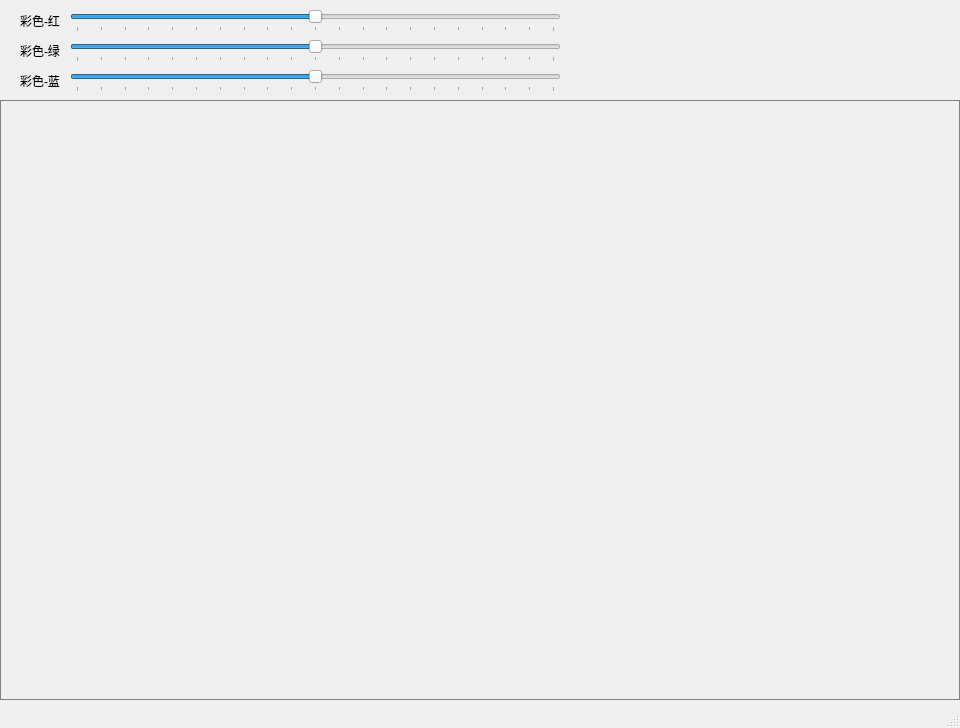
<?xml version="1.0" encoding="UTF-8"?>
<ui version="4.0">
 <class>MainWindow</class>
 <widget class="QMainWindow" name="MainWindow">
  <property name="geometry">
   <rect>
    <x>0</x>
    <y>0</y>
    <width>960</width>
    <height>728</height>
   </rect>
  </property>
  <property name="windowTitle">
   <string>MainWindow</string>
  </property>
  <widget class="QWidget" name="centralwidget">
   <widget class="QSlider" name="slider_r">
    <property name="geometry">
     <rect>
      <x>70</x>
      <y>10</y>
      <width>491</width>
      <height>22</height>
     </rect>
    </property>
    <property name="minimum">
     <number>-100</number>
    </property>
    <property name="maximum">
     <number>100</number>
    </property>
    <property name="orientation">
     <enum>Qt::Horizontal</enum>
    </property>
    <property name="tickPosition">
     <enum>QSlider::TicksBelow</enum>
    </property>
   </widget>
   <widget class="QLabel" name="label_r">
    <property name="geometry">
     <rect>
      <x>20</x>
      <y>10</y>
      <width>51</width>
      <height>21</height>
     </rect>
    </property>
    <property name="text">
     <string>彩色-红</string>
    </property>
   </widget>
   <widget class="QLabel" name="label_g">
    <property name="geometry">
     <rect>
      <x>20</x>
      <y>40</y>
      <width>51</width>
      <height>21</height>
     </rect>
    </property>
    <property name="text">
     <string>彩色-绿</string>
    </property>
   </widget>
   <widget class="QLabel" name="label_b">
    <property name="geometry">
     <rect>
      <x>20</x>
      <y>70</y>
      <width>51</width>
      <height>21</height>
     </rect>
    </property>
    <property name="text">
     <string>彩色-蓝</string>
    </property>
   </widget>
   <widget class="QSlider" name="slider_b">
    <property name="geometry">
     <rect>
      <x>70</x>
      <y>70</y>
      <width>491</width>
      <height>22</height>
     </rect>
    </property>
    <property name="minimum">
     <number>-100</number>
    </property>
    <property name="maximum">
     <number>100</number>
    </property>
    <property name="orientation">
     <enum>Qt::Horizontal</enum>
    </property>
    <property name="tickPosition">
     <enum>QSlider::TicksBelow</enum>
    </property>
   </widget>
   <widget class="QSlider" name="slider_g">
    <property name="geometry">
     <rect>
      <x>70</x>
      <y>40</y>
      <width>491</width>
      <height>22</height>
     </rect>
    </property>
    <property name="minimum">
     <number>-100</number>
    </property>
    <property name="maximum">
     <number>100</number>
    </property>
    <property name="orientation">
     <enum>Qt::Horizontal</enum>
    </property>
    <property name="tickPosition">
     <enum>QSlider::TicksBelow</enum>
    </property>
   </widget>
   <widget class="QFrame" name="resultPreviewFrame">
    <property name="geometry">
     <rect>
      <x>0</x>
      <y>100</y>
      <width>960</width>
      <height>600</height>
     </rect>
    </property>
    <property name="minimumSize">
     <size>
      <width>960</width>
      <height>600</height>
     </size>
    </property>
    <property name="maximumSize">
     <size>
      <width>960</width>
      <height>600</height>
     </size>
    </property>
    <property name="palette">
     <palette>
      <active>
       <colorrole role="Window">
        <brush brushstyle="SolidPattern">
         <color alpha="255">
          <red>196</red>
          <green>196</green>
          <blue>196</blue>
         </color>
        </brush>
       </colorrole>
      </active>
      <inactive>
       <colorrole role="Window">
        <brush brushstyle="SolidPattern">
         <color alpha="255">
          <red>240</red>
          <green>240</green>
          <blue>240</blue>
         </color>
        </brush>
       </colorrole>
      </inactive>
      <disabled>
       <colorrole role="Window">
        <brush brushstyle="SolidPattern">
         <color alpha="255">
          <red>240</red>
          <green>240</green>
          <blue>240</blue>
         </color>
        </brush>
       </colorrole>
      </disabled>
     </palette>
    </property>
    <property name="cursor">
     <cursorShape>CrossCursor</cursorShape>
    </property>
    <property name="mouseTracking">
     <bool>true</bool>
    </property>
    <property name="toolTip">
     <string>对比效果图</string>
    </property>
    <property name="autoFillBackground">
     <bool>false</bool>
    </property>
    <property name="styleSheet">
     <string notr="true">border-color: rgb(0, 0, 0);
border-left: 1px solid gray;
border-right:1px solid gray;
border-top: 1px solid gray;
border-bottom: 1px solid gray;</string>
    </property>
    <property name="lineWidth">
     <number>2</number>
    </property>
    <widget class="QLabel" name="resultPreviewLabel">
     <property name="geometry">
      <rect>
       <x>0</x>
       <y>0</y>
       <width>960</width>
       <height>600</height>
      </rect>
     </property>
     <property name="maximumSize">
      <size>
       <width>960</width>
       <height>600</height>
      </size>
     </property>
     <property name="text">
      <string/>
     </property>
    </widget>
   </widget>
  </widget>
  <widget class="QStatusBar" name="statusbar"/>
 </widget>
 <resources/>
 <connections/>
</ui>
